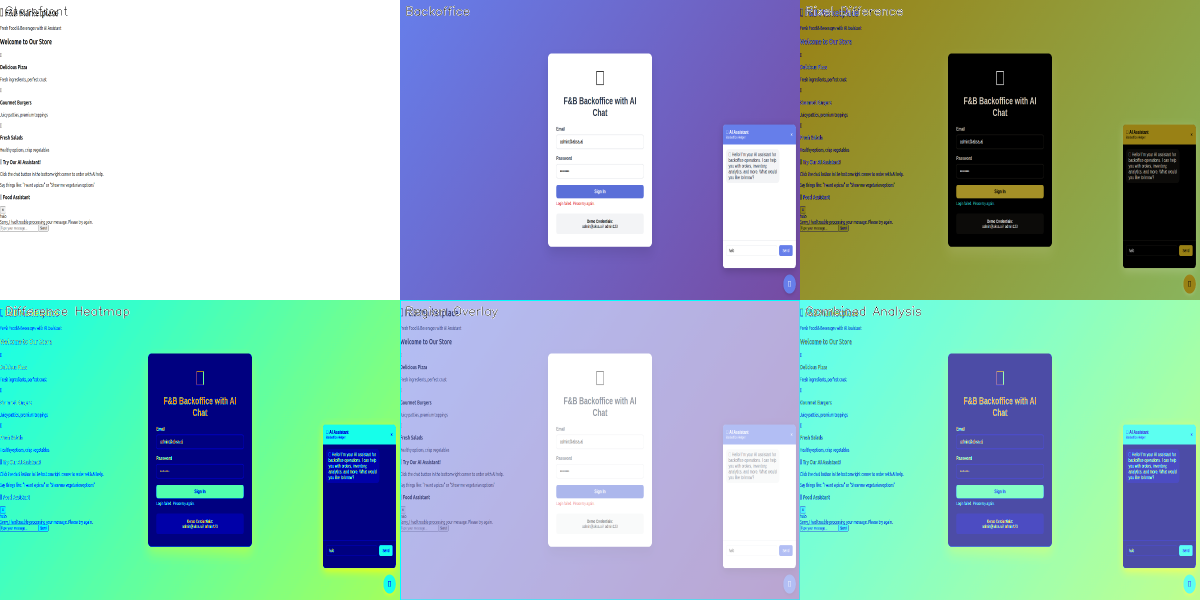
#> input picture scripts/opencv_analysis/comparison_grid_20250704_144353.png, 2400 x 1200 px (shown at 1/2 size)
$ python -i opencv_chat_analysis.py   (imports and definitions only)
#> lines starting #> are read from the running program, lines starting #| are printed output that depends on the picture
#!/usr/bin/env python3
"""
OpenCV Chat GUI Visual Difference Analysis
==========================================

Advanced image processing tool using OpenCV to detect and analyze visual differences
between storefront and backoffice chat widgets with pixel-level precision.

Requirements:
- opencv-python
- numpy
- matplotlib
- scikit-image

Features:
- Pixel-level difference detection
- Structural similarity analysis
- Color difference mapping
- Feature detection and matching
- Automated region highlighting
- Statistical analysis reports
"""

import os
import sys
import cv2
import numpy as np
import matplotlib.pyplot as plt
import json
from datetime import datetime
from pathlib import Path
from typing import Tuple, List, Dict, Optional

try:
    from skimage.metrics import structural_similarity as ssim
    from skimage import feature, measure
except ImportError:
    print("Warning: scikit-image not available. Some advanced features will be disabled.")
    ssim = None

class OpenCVChatAnalyzer:
    """Advanced OpenCV-based chat GUI comparison tool."""

    def __init__(self, output_dir="opencv_analysis"):
        self.output_dir = Path(output_dir)
        self.output_dir.mkdir(exist_ok=True)

        # Analysis settings
        self.resize_width = 800  # Standardize image sizes for comparison
        self.resize_height = 600
        self.difference_threshold = 30  # Pixel difference threshold
        self.contour_min_area = 100  # Minimum area for significant differences

        # Color schemes for visualization
        self.colors = {
            'added': (0, 255, 0),      # Green for additions
            'removed': (0, 0, 255),    # Red for removals
            'changed': (0, 255, 255),  # Yellow for changes
            'identical': (128, 128, 128) # Gray for identical regions
        }

    def load_and_preprocess_image(self, image_path: str) -> Tuple[np.ndarray, np.ndarray]:
        """Load and preprocess image for analysis."""
        print(f"📸 Loading: {image_path}")

        # Load image
        if not Path(image_path).exists():
            raise FileNotFoundError(f"Image not found: {image_path}")

        img = cv2.imread(image_path)
#> img is the input picture: shape (1200, 2400, 3); mean B, G, R 181.9, 185, 148.9
        if img is None:
            raise ValueError(f"Could not load image: {image_path}")

        # Convert to RGB for consistent processing
        img_rgb = cv2.cvtColor(img, cv2.COLOR_BGR2RGB)

        # Resize for consistent comparison
        img_resized = cv2.resize(img_rgb, (self.resize_width, self.resize_height))
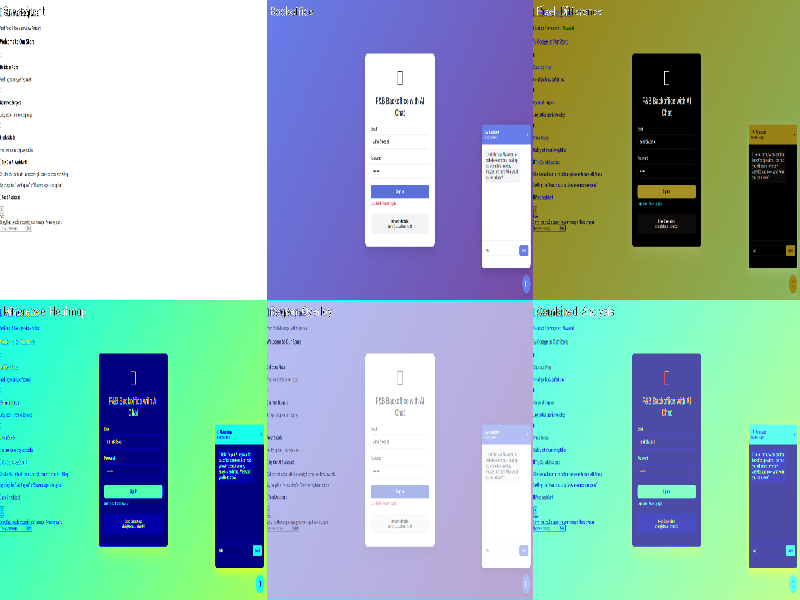
#> img_resized: shape (600, 800, 3); mean R, G, B 149.2, 185.2, 181.9

        # Create grayscale version for certain analyses
        img_gray = cv2.cvtColor(img_resized, cv2.COLOR_RGB2GRAY)
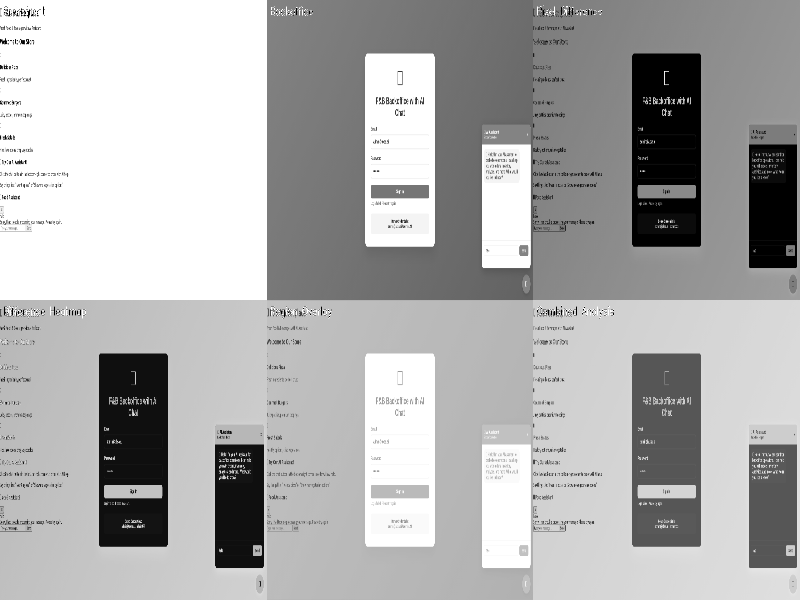
#> img_gray: shape (600, 800); min 0, max 255, mean 174.1

        return img_resized, img_gray

    # [720 lines left out: functions calculate_pixel_difference, calculate_structural_similarity, detect_feature_differences, find_difference_regions, create_heatmap_visualization, create_overlay_visualization and 5 more, not called in this run]


# [2 lines not run here, left out]

>>> result = OpenCVChatAnalyzer().load_and_preprocess_image('opencv_analysis/comparison_grid_20250704_144353.png')
